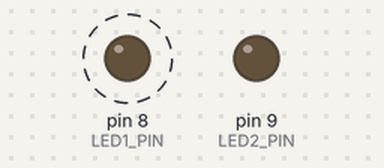
The sketch below on a simulated Arduino Uno, built with avr-gcc and run on an emulated ATmega328P. Shown: output pins drawn as LEDs (lit = HIGH). Dashed ring = blinking.

Above: at 0.5 s.
At 5.5 s:
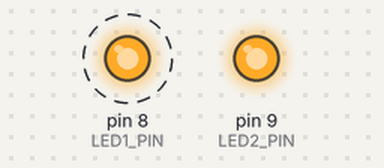
Timing chart, 0 to 7.8 s (numbered marks = the images above):
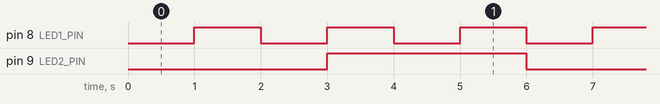

Measured:
- by itself, pin 8 (LED1_PIN): alternates HIGH for 1.0 s and LOW for 1.0 s
- by itself, pin 9 (LED2_PIN): alternates HIGH for 3.0 s and LOW for 3.0 s
- by itself, everything shown: repeats every 6.0 s, in 6 steps

The sketch:

Task-1_LED_blinking.ino
```cpp
#define LED1_PIN 8 // LED 1 connected to digital pin 8
#define LED2_PIN 9 // LED 2 connected to digital pin 9

// Change these values: blink intervals in seconds
const unsigned long X_SECONDS = 1; // LED 1 toggles every x seconds
const unsigned long Y_SECONDS = 3; // LED 2 toggles every y seconds

const unsigned long xInterval = X_SECONDS * 1000UL; // convert to ms
const unsigned long yInterval = Y_SECONDS * 1000UL;

unsigned long previousMillis1 = 0;
unsigned long previousMillis2 = 0;

int led1State = LOW;
int led2State = LOW;

void setup() {
  pinMode(LED1_PIN, OUTPUT);
  pinMode(LED2_PIN, OUTPUT);
}

void loop() {
  unsigned long currentMillis = millis();

  // LED 1: toggle every x seconds
  if (currentMillis - previousMillis1 >= xInterval) {
    previousMillis1 = currentMillis;
    led1State = (led1State == LOW) ? HIGH : LOW;
    digitalWrite(LED1_PIN, led1State);
  }

  // LED 2: toggle every y seconds
  if (currentMillis - previousMillis2 >= yInterval) {
    previousMillis2 = currentMillis;
    led2State = (led2State == LOW) ? HIGH : LOW;
    digitalWrite(LED2_PIN, led2State);
  }
}
```
